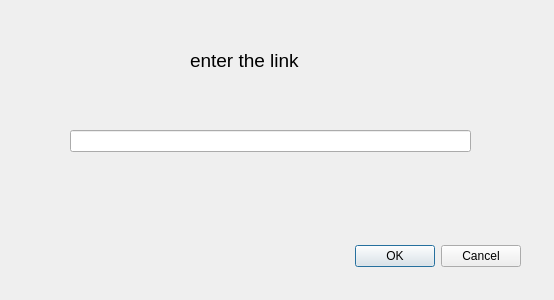
<?xml version="1.0" encoding="UTF-8"?>
<ui version="4.0">
 <class>Dialog</class>
 <widget class="QDialog" name="Dialog">
  <property name="geometry">
   <rect>
    <x>0</x>
    <y>0</y>
    <width>554</width>
    <height>300</height>
   </rect>
  </property>
  <property name="windowTitle">
   <string>Dialog</string>
  </property>
  <widget class="QDialogButtonBox" name="buttonBox">
   <property name="geometry">
    <rect>
     <x>180</x>
     <y>240</y>
     <width>341</width>
     <height>32</height>
    </rect>
   </property>
   <property name="orientation">
    <enum>Qt::Horizontal</enum>
   </property>
   <property name="standardButtons">
    <set>QDialogButtonBox::Cancel|QDialogButtonBox::Ok</set>
   </property>
  </widget>
  <widget class="QLabel" name="label">
   <property name="geometry">
    <rect>
     <x>190</x>
     <y>50</y>
     <width>141</width>
     <height>21</height>
    </rect>
   </property>
   <property name="font">
    <font>
     <pointsize>14</pointsize>
    </font>
   </property>
   <property name="text">
    <string>enter the link</string>
   </property>
  </widget>
  <widget class="QLineEdit" name="lineEdit">
   <property name="geometry">
    <rect>
     <x>70</x>
     <y>130</y>
     <width>401</width>
     <height>22</height>
    </rect>
   </property>
  </widget>
 </widget>
 <resources/>
 <connections>
  <connection>
   <sender>buttonBox</sender>
   <signal>accepted()</signal>
   <receiver>Dialog</receiver>
   <slot>accept()</slot>
   <hints>
    <hint type="sourcelabel">
     <x>248</x>
     <y>254</y>
    </hint>
    <hint type="destinationlabel">
     <x>157</x>
     <y>274</y>
    </hint>
   </hints>
  </connection>
  <connection>
   <sender>buttonBox</sender>
   <signal>rejected()</signal>
   <receiver>Dialog</receiver>
   <slot>reject()</slot>
   <hints>
    <hint type="sourcelabel">
     <x>316</x>
     <y>260</y>
    </hint>
    <hint type="destinationlabel">
     <x>286</x>
     <y>274</y>
    </hint>
   </hints>
  </connection>
 </connections>
</ui>
